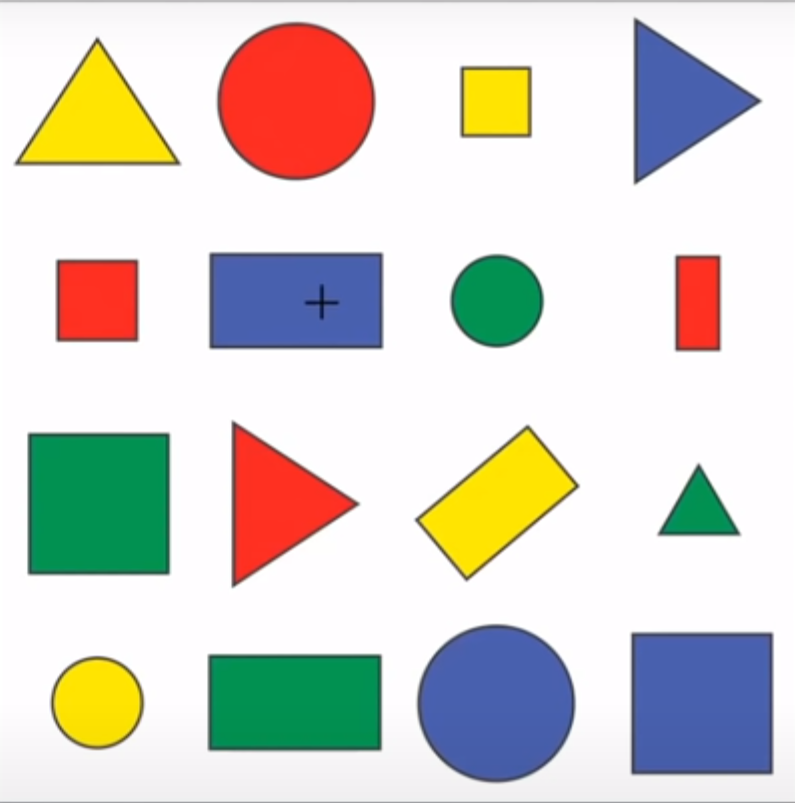
#> input picture archiv/geometry.png, 795 x 803 px
$ jupyter execute --allow-errors Contour_Shape_Detection.ipynb
#> lines starting #> are read from the running program, lines starting #| are printed output that depends on the picture; after the words box and inside, x2 and y2 are one past the last pixel; in counts of white or black regions, pixels touching at a corner belong together
### archiv/utils.py
import cv2
import numpy as np


def plot_in_one_window(img_lst:list):
    """
    Plot multiple images into one window

    Arguments:
        img_lst:
            list containing multiple lists:
            e.g. img_lst = [[img1-1,img1-2],[img2-1,img2-2],[img3-1,img,3-2]]
            this will show one window containing 6 plots deployed as 3x2 subplots
    """
    ### prepare
    num_row = len(img_lst)
    num_col = len(img_lst[0])
    h,w = img_lst[0][0].shape[0],img_lst[0][0].shape[1]
    same = True # label for whether all images have same shape
    final_image = None
    ### check shapes of all images
    shape_lst = []
    for line in img_lst:
        for img in line:
            shape_lst.append(len(img.shape))
    ### all images are of same shape
    if len(set(shape_lst)) == 1:
        # 2D images
        if set(shape_lst).pop() == 2:
            final_image = np.zeros((h*num_row,w*num_col),np.uint8)
        # 3D images
        elif set(shape_lst).pop() == 3:
            final_image = np.zeros((h*num_row,w*num_col,3),np.uint8)
    ### there are 2D and 3D images in proposal
    else:
        final_image = np.zeros((h*num_row,w*num_col,3),np.uint8)
        same = False
    del shape_lst
    for row,line in enumerate(img_lst):
        for col,img in enumerate(line):
            if len(img.shape) == 2 and same is False:
                # when counter with 2D image, convert it into 3D
                # to be compatible with other plots
                img = np.stack((img,)*3, axis=-1)
            final_image[h*row:h*(row+1),w*col:w*(col+1)] = img
    return final_image

def to_jpg(ori_img:str):
#> called with ori_img = 'geometry.png'
    img = cv2.imread(ori_img)
#> img is the input picture: shape (803, 795, 3); mean B, G, R 203.8, 210.6, 213.5
    cv2.imwrite('{}.jpg'.format(ori_img.split('.')[0]),
                img,
                [int(cv2.IMWRITE_JPEG_QUALITY), 100])

# [19 lines left out: function test_img, not called in this run]

# [2 lines that do not run on import are left out]

### archiv/Contour_Shape_Detection.ipynb
[cell 1]
import cv2
import numpy as np
from utils import plot_in_one_window,to_jpg
# args for plot_in_one_window should be at least 2 [], e.g.[[img]]

#### convert .png into .jpg

[cell 2]
to_jpg('geometry.png')

#### load original image

[cell 3]
img = cv2.imread('geometry.jpg')
h,w,c = img.shape
#> h = 803; w = 795; c = 3
img = cv2.resize(img,(int(w/4),int(h/4)))
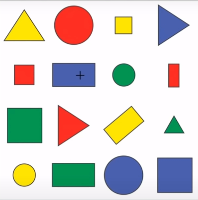
#> img: shape (200, 198, 3); mean B, G, R 203.9, 210.7, 213.5
print(np.max(img))
#| 255
cv2.imshow('geometry',img)
cv2.waitKey(0)
cv2.destroyAllWindows()

#### gray and blur

[cell 4]
imgGray = cv2.cvtColor(img,cv2.COLOR_BGR2GRAY)
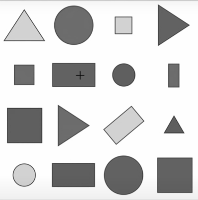
#> imgGray: shape (200, 198); min 15, max 255, mean 210.8
print(imgGray.shape)
#| (200, 198)
imgBlur = cv2.GaussianBlur(imgGray,ksize=(7,7),sigmaX=1)
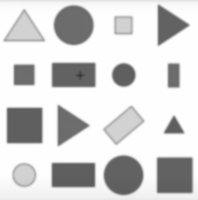
#> imgBlur: shape (200, 198); min 53, max 254, mean 210.9
print(imgBlur.shape)
#| (200, 198)
# plot in one window, plots must have same shape
join_img = plot_in_one_window([[img,imgGray,imgBlur]])
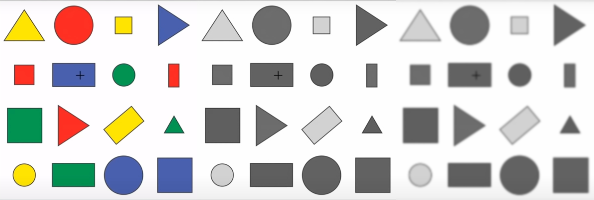
#> join_img: shape (200, 594, 3); mean B, G, R 208.6, 210.8, 211.8
cv2.imshow('ori gray blur',join_img)
cv2.waitKey(0)
cv2.destroyAllWindows()

#### edge detection

[cell 5]
imgCanny = cv2.Canny(imgBlur,50,50)
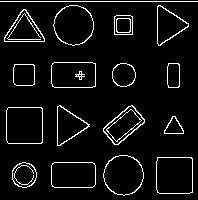
#> imgCanny: shape (200, 198); 6.1% white in thin lines or dots
join_img = plot_in_one_window([[img,imgGray,imgBlur],
                               [imgCanny,imgCanny,imgCanny]])
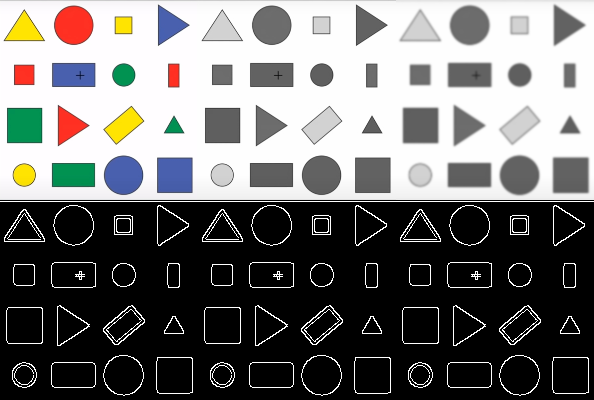
#> join_img: shape (400, 594, 3); mean B, G, R 112, 113.1, 113.6
cv2.imshow('ori gray blur and contours',join_img)
cv2.waitKey(0)
cv2.destroyAllWindows()

#### contours extraction

[cell 6]
# extract the contours from the image.
# cv2.findContours() works best on binary images, so we should first apply thresholding techniques, Sobel edges, etc.
# args of cv2.findContours():
#   mode: contour retrieval mode
#   method: contour approximation method
contours,hierarchy = cv2.findContours(image=imgCanny,
                                      mode=cv2.RETR_EXTERNAL,
                                      method=cv2.CHAIN_APPROX_NONE)
#> contours = 17 contours, 1 with area under 20; largest, box (x1, y1, x2, y2) and area: (6, 107, 43, 144) 1289, (156, 157, 193, 194) 1284, (103, 155, 144, 196) 1245, (53, 5, 94, 46) 1242, (51, 62, 96, 88) 1086
print(f'what are contours: {type(contours)}')
#| what are contours: <class 'list'>
print(f'Number of Contours found = {len(contours)}')
#| Number of Contours found = 17
print(f'first Contour {len(contours[2])}')
#| first Contour 139

# draw contours on copy of original image
imgContours = img.copy()
imgPoly = img.copy()
imgBound = img.copy()
#> (the rest of this cell did not finish here and is left out)

$ run again, with archiv/OpenCV_Convention.png copied over archiv/geometry.png
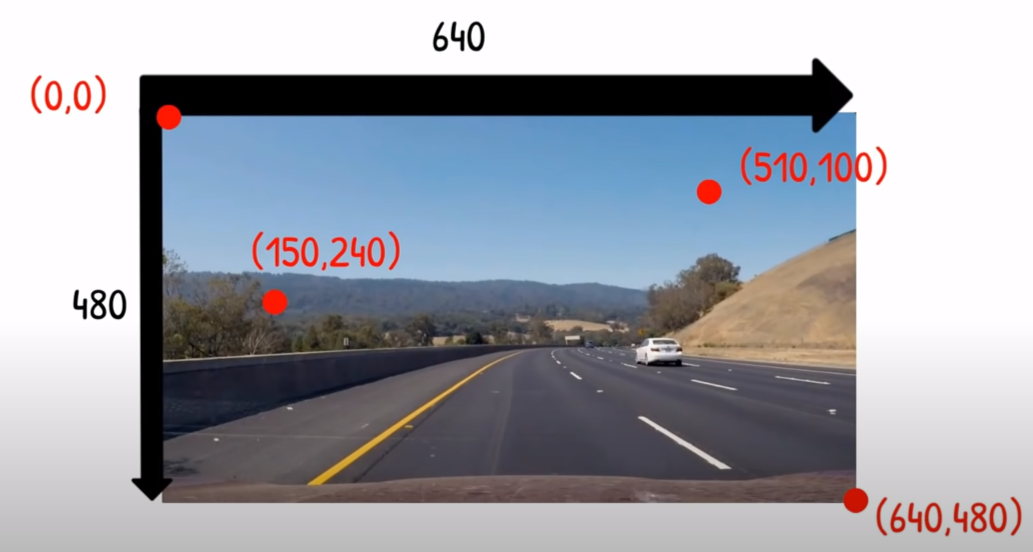
#> input picture archiv/OpenCV_Convention.png, 2065 x 1103 px (shown at 1/2 size)
#> in to_jpg, img is the input picture: shape (1103, 2065, 3); mean B, G, R 170.5, 162.2, 159.8
#| 255
#| (275, 516)
#| (275, 516)
#> `imgCanny = cv2.Canny(imgBlur,50,50)`:
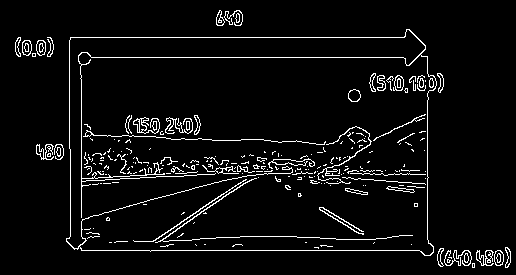
#> imgCanny: shape (275, 516); 5.1% white in thin lines or dots
#> `join_img = plot_in_one_window([[img,imgGray,imgBlur], [imgCanny,imgCan..`:
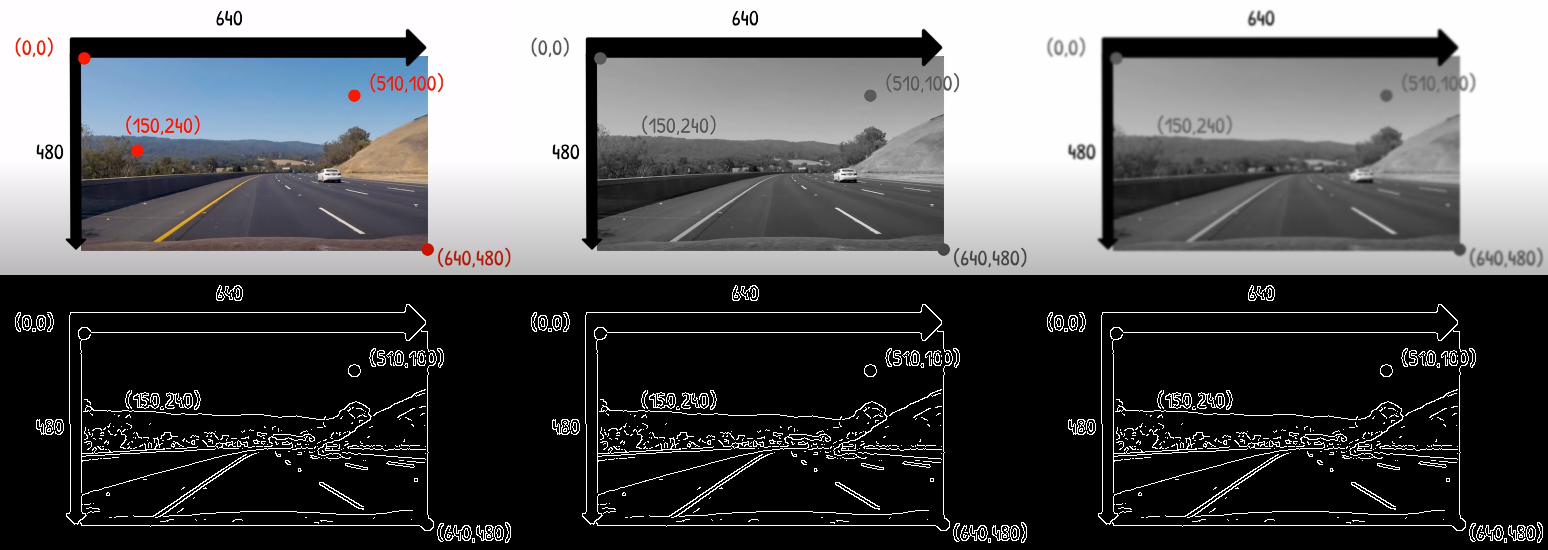
#> join_img: shape (550, 1548, 3); mean B, G, R 89.1, 87.7, 87.2
#> contours = 23 contours, 8 with area under 20; largest, box (x1, y1, x2, y2) and area: (66, 29, 437, 256) 76341, (476, 250, 494, 266) 124, (22, 40, 32, 56) 118, (36, 40, 46, 56) 116, (494, 250, 504, 266) 116
#| what are contours: <class 'list'>
#| Number of Contours found = 23
#| first Contour 7
